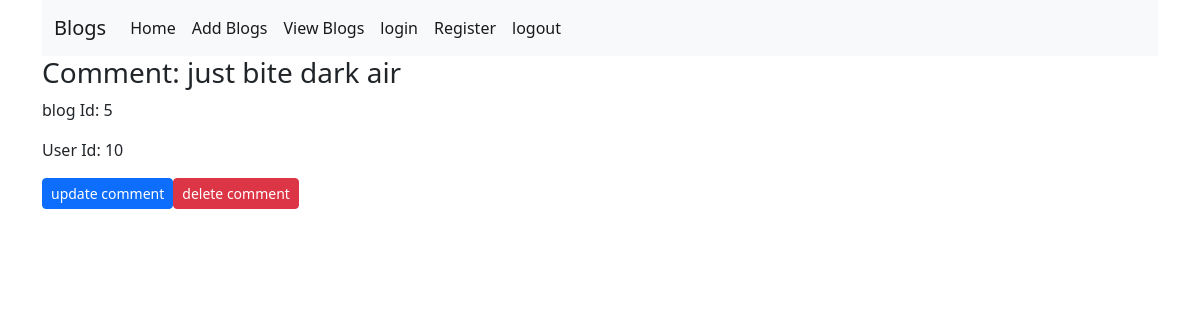
Page /comment/3 on the committed database.
### app/main/models.py (models this page shows, shortened)
class BaseModel():
    def create(self):
        db.session.add(self)
        db.session.commit()

class Comment(BaseModel, db.Model):
    id = db.Column(db.Integer, primary_key=True)
    comment = db.Column(db.String(1000), nullable=False)
    blog_id = db.Column(db.Integer, db.ForeignKey('blog.id'))
    user_id = db.Column(db.Integer, db.ForeignKey('user.id'))

### app/main/views.py (the view)
@main.route('/comment/<int:id>', methods=['GET'])
def get_comment(id):
    comment = Comment.query.filter_by(id=id).first()
    return render_template('singleComment.html', comment=comment)

### app/templates/singleComment.html
{% extends 'base.html' %} {% block main_content %}
<h3>Comment: {{comment.comment}}</h3>
<p>blog Id: {{comment.blog_id}}</p>
<p>User Id: {{comment.user_id}}</p>
<div class="d-flex">
<a
  class="btn btn-primary btn-sm"
  href="{{ url_for( 'main.update_comment' , id=comment.id ) }}"
>
  <img src="" alt="" />update comment
</a>
<a
  class="btn btn-danger btn-sm"
  href="{{ url_for( 'main.delete_comment' , id=comment.id ) }}"
>
  <img src="" alt="" />delete comment
</a>
</div>
{% endblock %}

### rows in the picture
Comment: comment "just bite dark air", blog_id "5", user_id "10"
